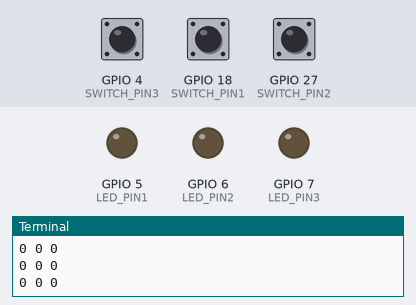
A program run on a simulated Raspberry Pi (BCM pin numbers). Parts: output pins drawn as LEDs (lit = HIGH), the last lines printed to the terminal. Inputs (shaded band) come from the test bench; at power-on: GPIO 4 (SWITCH_PIN3) LOW, GPIO 18 (SWITCH_PIN1) LOW, GPIO 27 (SWITCH_PIN2) LOW.

Above: at 1.2 s.
1.3 s: GPIO 4 (SWITCH_PIN3) pulled HIGH for 0.15 s
At 1.4 s:
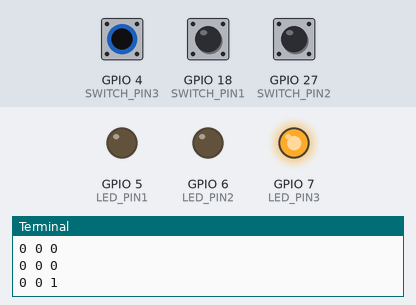
3.0 s: GPIO 18 (SWITCH_PIN1) pulled HIGH for 0.15 s
At 3.1 s:
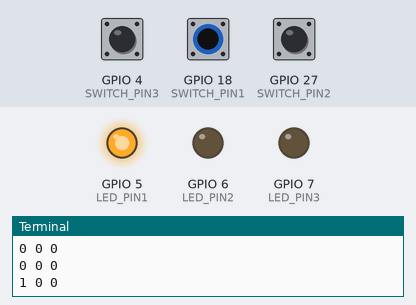
4.7 s: GPIO 27 (SWITCH_PIN2) pulled HIGH for 0.15 s
At 4.8 s:
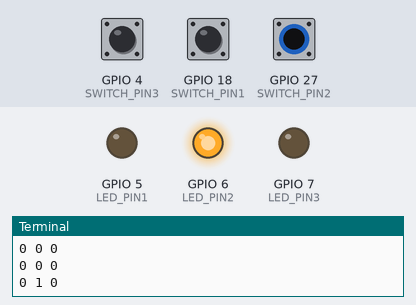
6.4 s: GPIO 27 (SWITCH_PIN2) pulled HIGH for 3.2 s
At 10.3 s:
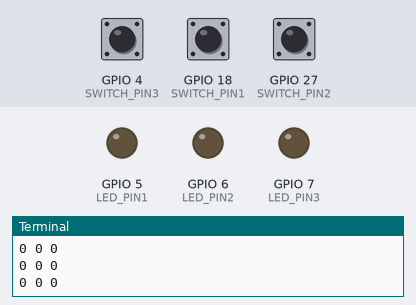
11.1 s: GPIO 4 (SWITCH_PIN3) pulled HIGH for 3.2 s
At 11.5 s:
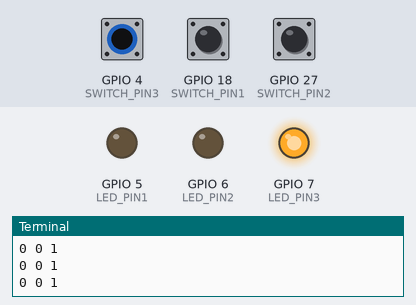
15.8 s: GPIO 4 (SWITCH_PIN3) driven HIGH and GPIO 18 (SWITCH_PIN1) driven HIGH
At 16.5 s:
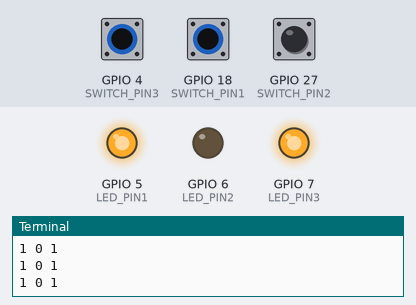
Timing chart, 0 to 18.3 s (numbered marks = the images above; inputs shaded):
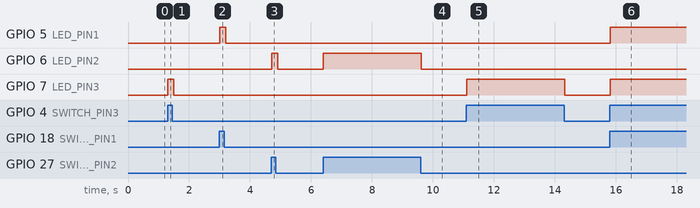

The program:

s.py
```python
import RPi.GPIO as GPIO
import time

LED_PIN1 = 5
LED_PIN2 = 6
LED_PIN3 = 7
SWITCH_PIN1 = 18
SWITCH_PIN2 = 27
SWITCH_PIN3 = 4

GPIO.setmode(GPIO.BCM)
GPIO.setup(LED_PIN1, GPIO.OUT)
GPIO.setup(LED_PIN2, GPIO.OUT)
GPIO.setup(LED_PIN3, GPIO.OUT)
GPIO.setup(SWITCH_PIN1, GPIO.IN, pull_up_down = GPIO.PUD_DOWN)
GPIO.setup(SWITCH_PIN2, GPIO.IN, pull_up_down = GPIO.PUD_DOWN)
GPIO.setup(SWITCH_PIN3, GPIO.IN, pull_up_down = GPIO.PUD_DOWN)

try:
    while True:
        val1 = GPIO.input(SWITCH_PIN1)
        GPIO.output(LED_PIN1, val1)
        val2 = GPIO.input(SWITCH_PIN2)
        GPIO.output(LED_PIN2, val2)
        val3 = GPIO.input(SWITCH_PIN3)
        GPIO.output(LED_PIN3, val3)
        print(val1, val2, val3)
        time.sleep(0.1)

finally :
    GPIO.cleanup()
    print("clean up and exit")
```

Measured:
- after the input at 1.3 s, GPIO 7 (LED_PIN3): LOW → HIGH at once, → LOW 0.20 s later
- after the input at 3.0 s, GPIO 5 (LED_PIN1): LOW → HIGH at once, → LOW 0.20 s later
- after the input at 4.7 s, GPIO 6 (LED_PIN2): LOW → HIGH at once, → LOW 0.20 s later
- after the input at 6.4 s, GPIO 6 (LED_PIN2): LOW → HIGH at once, → LOW 3.2 s later
- after the input at 11.1 s, GPIO 7 (LED_PIN3): LOW → HIGH at once, → LOW 3.2 s later
- after the input at 15.8 s, GPIO 5 (LED_PIN1), GPIO 7 (LED_PIN3): LOW → HIGH at once
